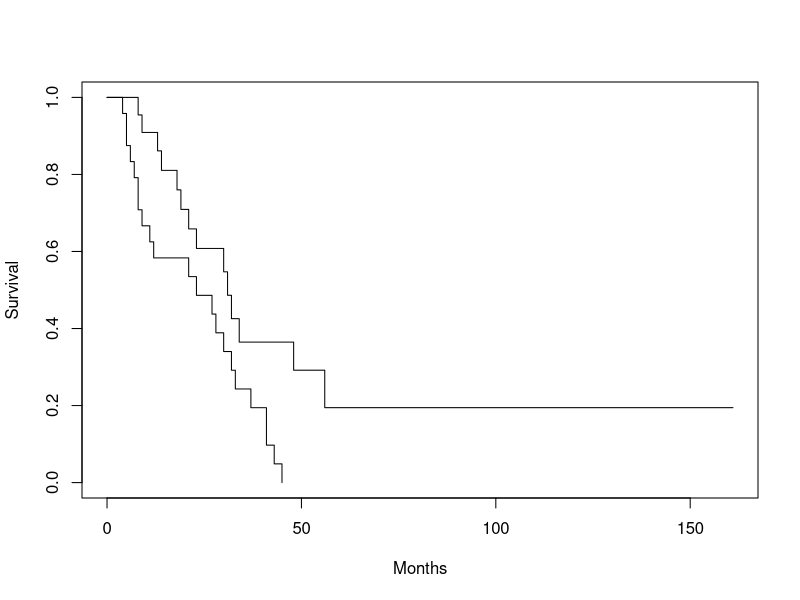

R code for this plot:
## ---- chunk 1
library(survival)
## ---- chunk 2
ca <- read.table("ca.dat", header = TRUE)
attach(ca)
## ---- chunk 3
response <- Surv(time, status)
## ---- chunk 4
ca.surv <- survfit(response ~ group)
## ---- chunk 5
summary(ca.surv)
## ---- chunk 6
ca.surv
## ---- chunk 7
plot(ca.surv, xlab = "Months", ylab = "Survival")
